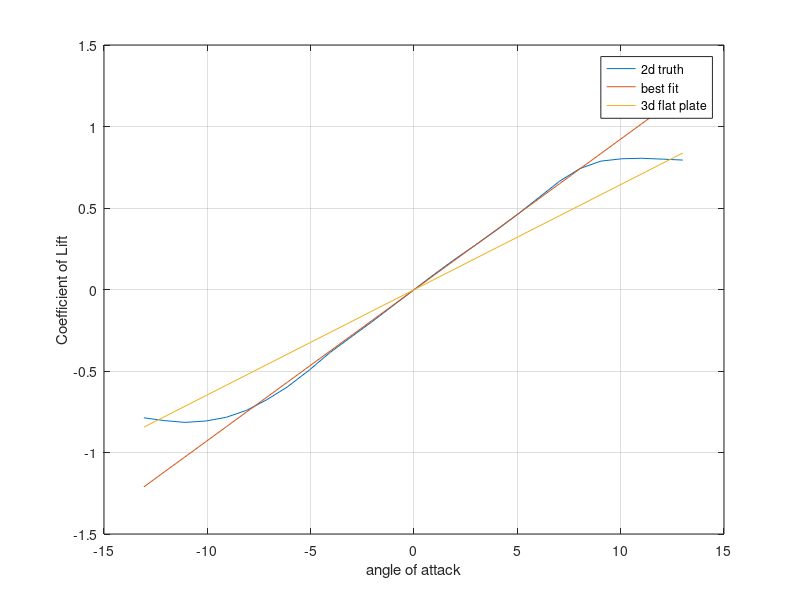
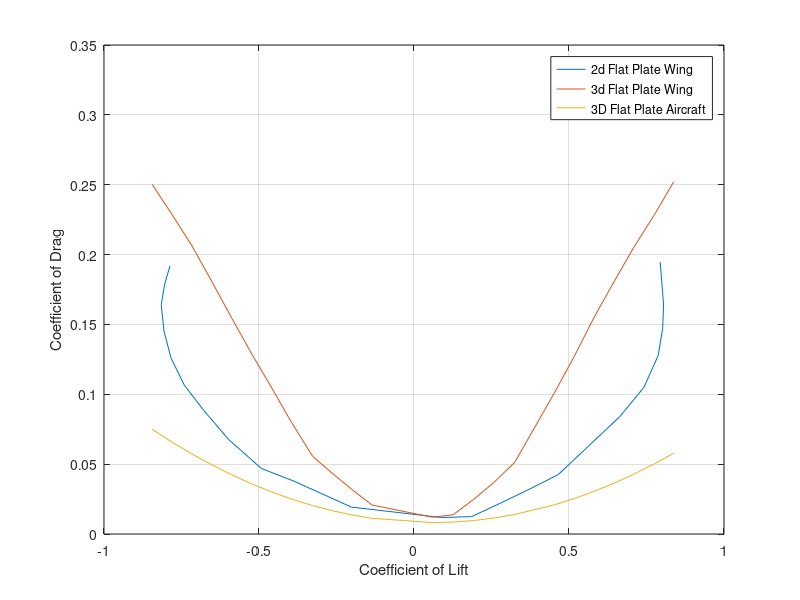

The MATLAB script that drew these images, in order:

% Constants
b = 1;
S_ref = 0.18;
AR = b^2/S_ref;
e = 0.7;
e0 = 0.7;
S_wet = 0.49;
        
%flat plate data
FP_Langle = [-13.0728 ,-12.09 ,-11.0735 ,-10.0574,-9.07559 ,-8.09424 ,-7.14725 ,-6.13293,-5.05147 ,-4.07163 ,-3.09146 ,-2.07747,0.930398 ,1.97819 ,2.99231 ,4.00636 ,5.05408 ,7.0479 ,8.02842 ,9.04358 ,10.0595 ,11.0079 ,12.0582,13.0068];
FP_Cl = [-0.787245,-0.804155,-0.815366,-0.806654,-0.783716,-0.740854,-0.678074,-0.598204,-0.492707,-0.387227,-0.295978,-0.201877,0.0889578,0.185911,0.274319,0.365573,0.465372,0.664953,0.74197,0.787684,0.802089,0.805097,0.799584,0.794054];

FP_Dangle = [-14.035,-13.0991,-12.0962,-11.0932,-10.09,-8.08331,-7.11346,-5.17358,-1.12963,2.04325,4.94718,5.91449,6.94837,7.9823,8.98279,9.95014,10.9509,11.9853,12.9862,13.9871,15.9898,17.9919,23.2319];
FP_Cd = [0.201482,0.192235, 0.179017, 0.164474, 0.145957, 0.106276, 0.0877583, 0.0480747 ,0.0104336, 0.0125044,0.0403958, 0.0596267, 0.0821705, 0.104052, 0.126595, 0.145164, 0.163071, 0.17833, 0.194251, 0.210833, 0.230092, 0.259284 ,0.315714];

FP_Cd_aoa = interp1(FP_Dangle, FP_Cd, FP_Langle);

%BEst fit line for Cl vs aoa flat plate
Cl_SlopeLine = polyfit(FP_Langle(5:19),FP_Cl(5:19),1); %polyfit output slope and y intercept
Cl_Slope = @(x) Cl_SlopeLine(1)*x + Cl_SlopeLine(2);%y= mx+b


%calculating 3d wing Cl
a = Cl_SlopeLine(1)/(1+((57.3*Cl_SlopeLine(1))/(pi*e*AR))); %finding a
alpha0 = (-1)*Cl_SlopeLine(2)/Cl_SlopeLine(1);%finding alpha at 0
alpha = FP_Langle;
wing_3dCl = a * (alpha - alpha0);%final 3d wing Cl calculation

%3d wing cd
CD_wing = (FP_Cd_aoa + wing_3dCl.^2/(pi*e*AR))';

%aircraft cd
C_fe = 0.003;
%calculated
CDmin = C_fe*(S_wet/S_ref);
%e_o = 1.78*(1-(0.045*(AR^0.68)))-0.64;%raymers method
k = 1/(pi*e0*AR);

cd3dmin = min(CD_wing);
p = find(CD_wing==cd3dmin);
Cl_air = wing_3dCl(p);

CD_aircraft = CDmin + k *(wing_3dCl - Cl_air).^2;
CD_aircraft = CD_aircraft';
clcd=wing_3dCl./CD_aircraft;

%PLOT aoa vs lift
figure(1)
plot(FP_Langle, FP_Cl)
hold on
plot(FP_Langle, Cl_Slope(FP_Langle))%best fit
hold on
plot(FP_Langle, wing_3dCl)
hold on
legend('2d truth', 'best fit', '3d flat plate');
xlabel('angle of attack');
ylabel('Coefficient of Lift');
grid on

%PLOT DRAG POLAR 3D
figure(2)
%3d wing plot
plot (FP_Cl,FP_Cd_aoa)
hold on
plot (wing_3dCl, CD_wing)
hold on
plot (wing_3dCl, CD_aircraft(:))
hold on

ylabel('Coefficient of Drag');
xlabel('Coefficient of Lift');
legend('2d Flat Plate Wing','3d Flat Plate Wing','3D Flat Plate Aircraft')
grid on
